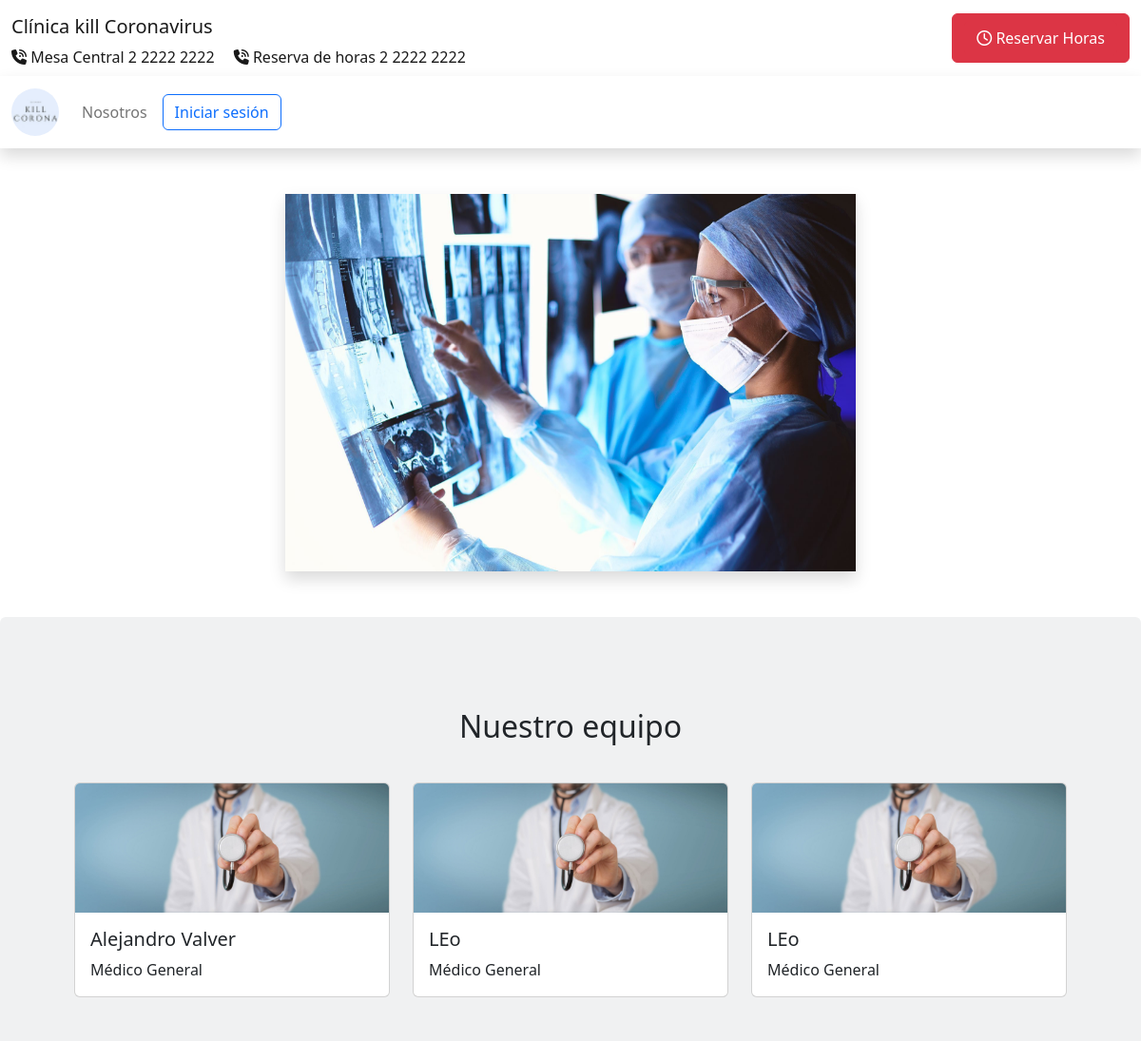
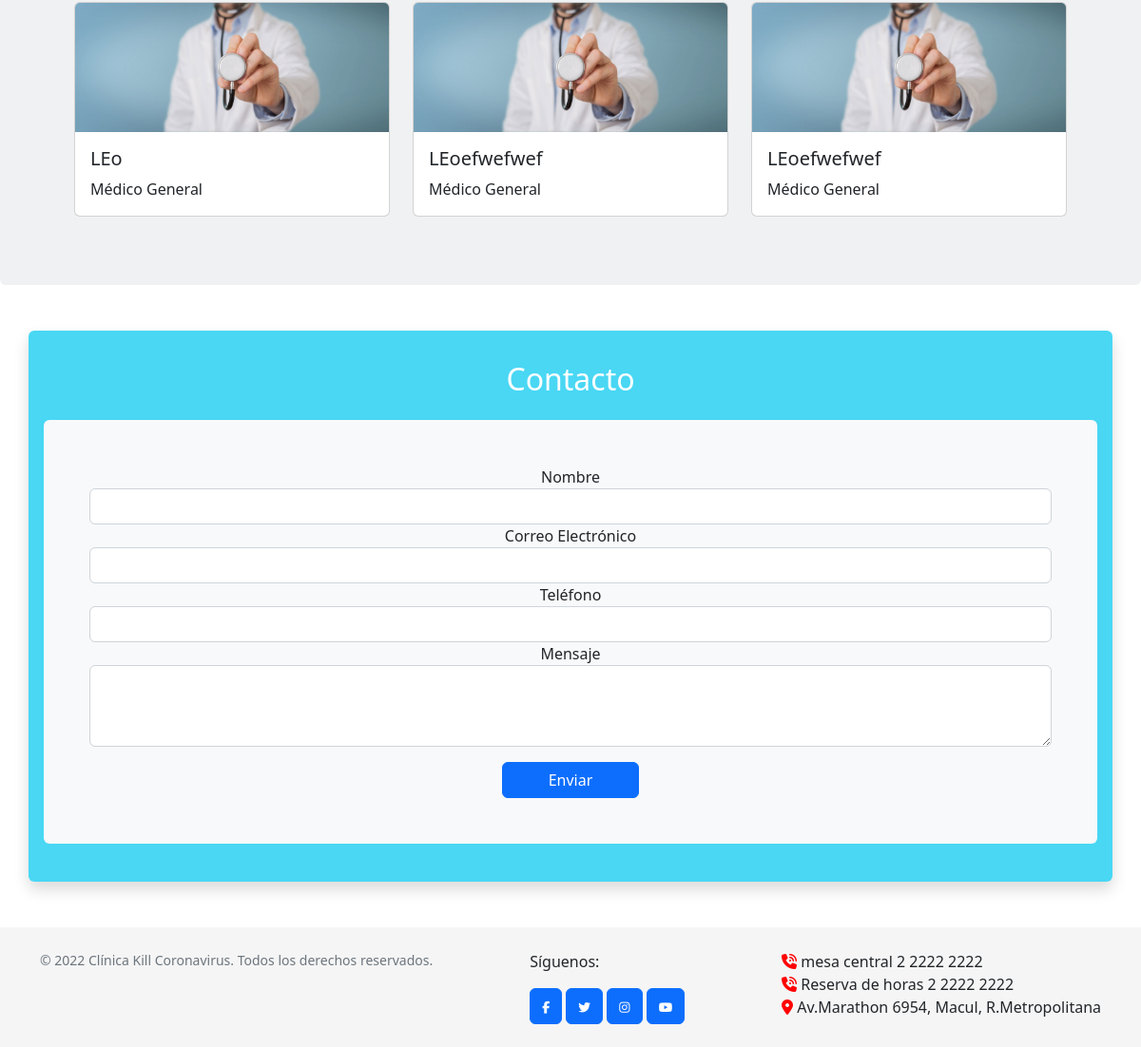
The page /inicio/ on the database its author committed (2 pictures, top to bottom).
### clinicaApp/models.py (models this page shows, shortened)
class Doctor(models.Model):
    id_doctor = models.AutoField(primary_key=True)
    nombre_doctor = models.CharField(max_length=150)
    titulo = models.CharField(max_length=150)
    especialidad = models.ForeignKey(Especialidad, on_delete=models.CASCADE, default=1)
    correo = models.CharField(max_length=150)
    foto = models.ImageField(upload_to='doctores/', null=True, blank=True)
    tipousuario = models.ForeignKey(Tipousuario, on_delete=models.CASCADE, default=2)

class Especialidad(models.Model):
    id_especialidad = models.AutoField(primary_key=True)
    nombre_especialidad = models.CharField(max_length=255)
    def __str__(self):
        return self.nombre_especialidad

### clinicaApp/views.py (the view)
# urls.py: path('', RedirectView.as_view(url='/inicio/')),
def inicio(request):
    if request.method == 'POST':
        form = AgendaForm(request.POST)
        if form.is_valid():
            form.save()
            return redirect('inicio')
    else:
        form = AgendaForm()
        doctores = Doctor.objects.all()
        especialidades = Especialidad.objects.all()
        equipo = Doctor.objects.all()
        return render(request, 'inicio.html', {
        'form': form,
        'doctores': doctores,
        'especialidades': especialidades,
        'equipo': equipo,
    })

### clinicaApp/forms.py
class AgendaForm(forms.ModelForm):
    class Meta:
        model = Agenda
        fields = ['id_agenda', 'dia', 'hora']
        widgets = {
            'dia': DateInput(attrs={'type': 'date'}),
        }

### clinicaApp/templates/inicio.html (shortened to what this page needs)
{% extends 'clinicaweb.html' %}
{% block content %}
{% load static %}
<div id="carouselContainner" class="carousel slide mx-auto mt-5 shadow" style="width: 50%;" data-ride="carousel" data-interval="50"  data-bs-ride="carousel">
    <div>
  <div class="carousel-inner">
      <div class="carousel-item active">
        <img src="{% static 'img/medicina-1.jpg' %}" class="d-block w-100" alt="Imagen 1">
      </div>
      </div>
    </div>
  </div>
<div class="bg-secondary bg-opacity-10 rounded mt-5">
  <div class="container mt-5 p-5">
    <h2 class="text-center pb-2">Nuestro equipo</h2>
    <div class="row">
        {% for Doctor in equipo %}
        <div class="col-md-4 py-4">
            <div class="card">
                {% if Doctor.foto %}
                <img src="{{ Doctor.foto.url }}" class="card-img-top" alt="{{ Doctor.nombre_doctor }}">
                {% else %}
                <img src="{% static 'img/medicina-3.jpg' %}" class="card-img-top" alt="Imagen por defecto">
                {% endif %}
                <div class="card-body">
                    <h5 class="card-title">{{ Doctor.nombre_doctor }}</h5>
                    <p class="card-text">{{ Doctor.especialidad }}</p>
                </div>
            </div>
        </div>
        {% empty %}
        <div class="col-12">
          <p class="text-center">No hay Funcionarios disponibles en este momento.</p>
        </div>
        {% endfor %}
    </div>
  </div>
</div>
<div class="container my-5 text-center rounded shadow p-3 mb-5 bg-info bg-opacity-75">
  <h2 class="py-3 text-white">Contacto</h2>
  <form method="post" class="bg-light p-5 mb-4 rounded">
    <div class="form-group">
      <label for="nombre">Nombre</label>
      <input type="text" class="form-control" id="nombre" name="nombre" required>
    </div>
    <div class="form-group">
      <label for="email">Correo Electrónico</label>
      <input type="email" class="form-control" id="email" name="email" required>
    </div>
    <div class="form-group">
      <label for="telefono">Teléfono</label>
      <input type="tel" class="form-control" id="telefono" name="telefono" required>
    </div>
    <div class="form-group">
      <label for="mensaje">Mensaje</label>
      <textarea class="form-control" id="mensaje" name="mensaje" rows="3" required></textarea>
    </div>
    <button type="submit" class="btn btn-primary mt-3 px-5">Enviar</button>
  </form>
</div>
{% include 'footer.html' %}
{% endblock %}

### clinicaApp/templates/clinicaweb.html (style rules this page uses)
body { display: flex; flex-direction: column; min-height: 100vh; }

### rows shown on the page
Doctor: nombre_doctor "Alejandro Valver", especialidad "Médico General"
Doctor: nombre_doctor "LEo", especialidad "Médico General"
Doctor: nombre_doctor "LEo", especialidad "Médico General"
Doctor: nombre_doctor "LEo", especialidad "Médico General"
Doctor: nombre_doctor "LEoefwefwef", especialidad "Médico General"
Doctor: nombre_doctor "LEoefwefwef", especialidad "Médico General"
